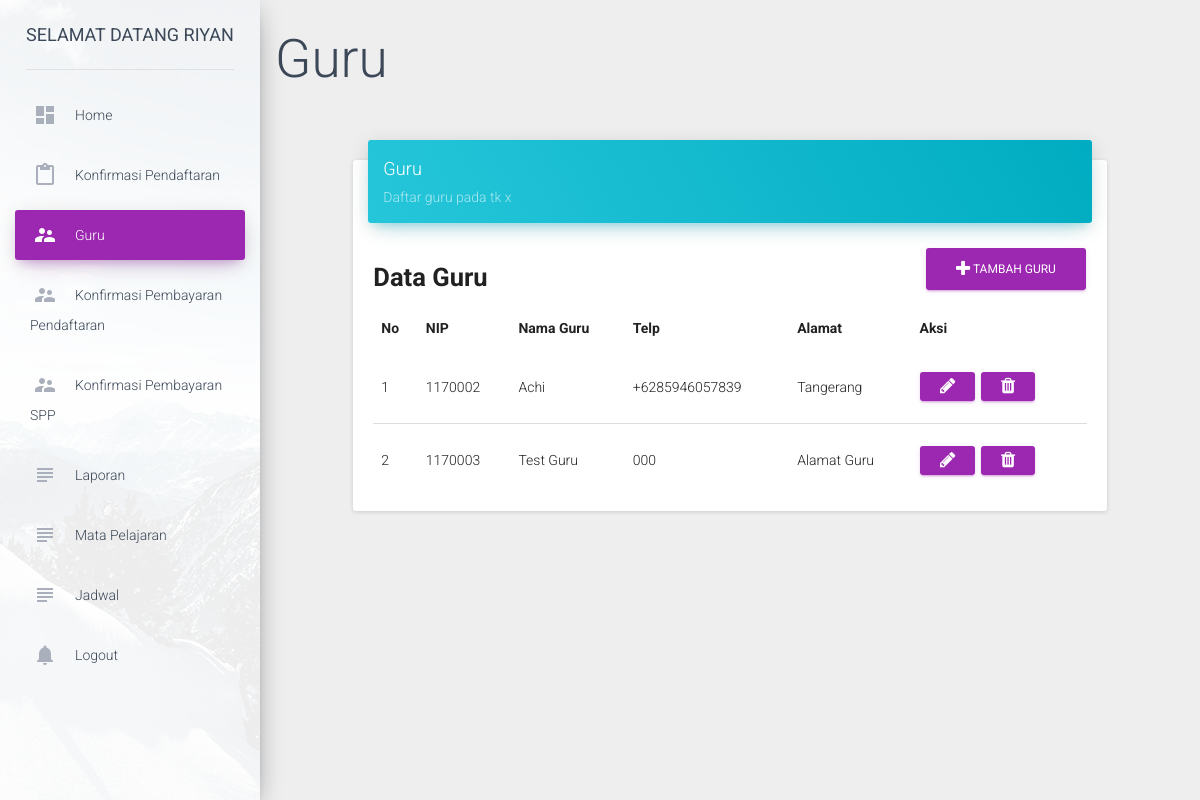
Screenshot of /dashboard/index.php?page=10 (signed in) with the database file from the repository.
### tables this page shows
CREATE TABLE `guru` (
  `Id` int(11) NOT NULL AUTO_INCREMENT,
  `nip` char(7) DEFAULT NULL,
  `nama_guru` varchar(100) DEFAULT NULL,
  `alamat` varchar(255) DEFAULT NULL,
  `telp` varchar(255) DEFAULT NULL,
  PRIMARY KEY (`Id`)
);

### dashboard/include/guru.php (the view, shortened to what this page needs)
<h1>Guru</h1>
<div class="row">
    <div class="col-sm-12 col-md-8 col-lg-10 col-lg-offset-1">
        <div class="card" style="margin-top: 50px">
            <div class="card-header" data-background-color="blue">
                <h4 class="title">Guru</h4>
                <p class="category">Daftar guru pada tk x</p>
            </div>
            <div class="card-content">
                <a href="index.php?page=11" class="btn btn-primary btn-md pull-right"><i class="fa fa-plus"></i> Tambah Guru</a>
                <h3 style="overflow: hidden;"><b>Data Guru</b></h3>
				<table class="table table-hover">
					<thead>
						<tr>
							<td><b>No</b></td>
							<td><b>NIP</b></td>
							<td><b>Nama Guru</b></td>
							<td><b>Telp</b></td>
							<td><b>Alamat</b></td>
							<td><b>Aksi</b></td>
						</tr>
					</thead>
				    <tbody>
				    	<?php
				    		$query = "SELECT * FROM guru";
				    		$exec  = mysqli_query($conn,$query);
				    		if ($exec) {
				    			$count = mysqli_num_rows($exec);
				    			if ($count > 0) {
				    				$no = 0;
				    				while ($rows = mysqli_fetch_array($exec)) {
				    	?>
						    			<tr>
											<td><?php echo ++$no; ?></td>
											<td><?php echo $rows['nip'] ?></td>
											<td><?php echo $rows['nama_guru'] ?></td>
											<td><?php echo $rows['telp'] ?></td>
											<td><?php echo $rows['alamat'] ?></td>
											<td>
												<a href="index.php?page=12&id=<?php echo $rows['Id'] ?>" class="btn btn-primary btn-sm"><i class="fa fa-pencil"></i></a>
												<a href="include/hapus_guru.php?id=<?php echo $rows['Id'] ?>" class="btn btn-primary btn-sm"><i class="fa fa-trash"></i></a>
											</td>
										</tr>
				    	<?php
				    				}
				    			}else{
				    	?>
				    			<tr>
									<td colspan="6" align="center"><h4><b>Kosong</b></h4></td>
								</tr>
				    	<?php
				    			}
				    		}else{
				    			echo mysqli_error($conn);
				    		}
				    	?>
				    </tbody>
				</table>
            </div>
        </div>
    </div>
</div>

### rows the page displays
guru: nip "1170002", nama_guru "Achi", telp "+6285946057839", alamat "Tangerang"
guru: nip "1170003", nama_guru "Test Guru", telp "000", alamat "Alamat Guru"

### other values shown
$nama_admin "RIYAN"
